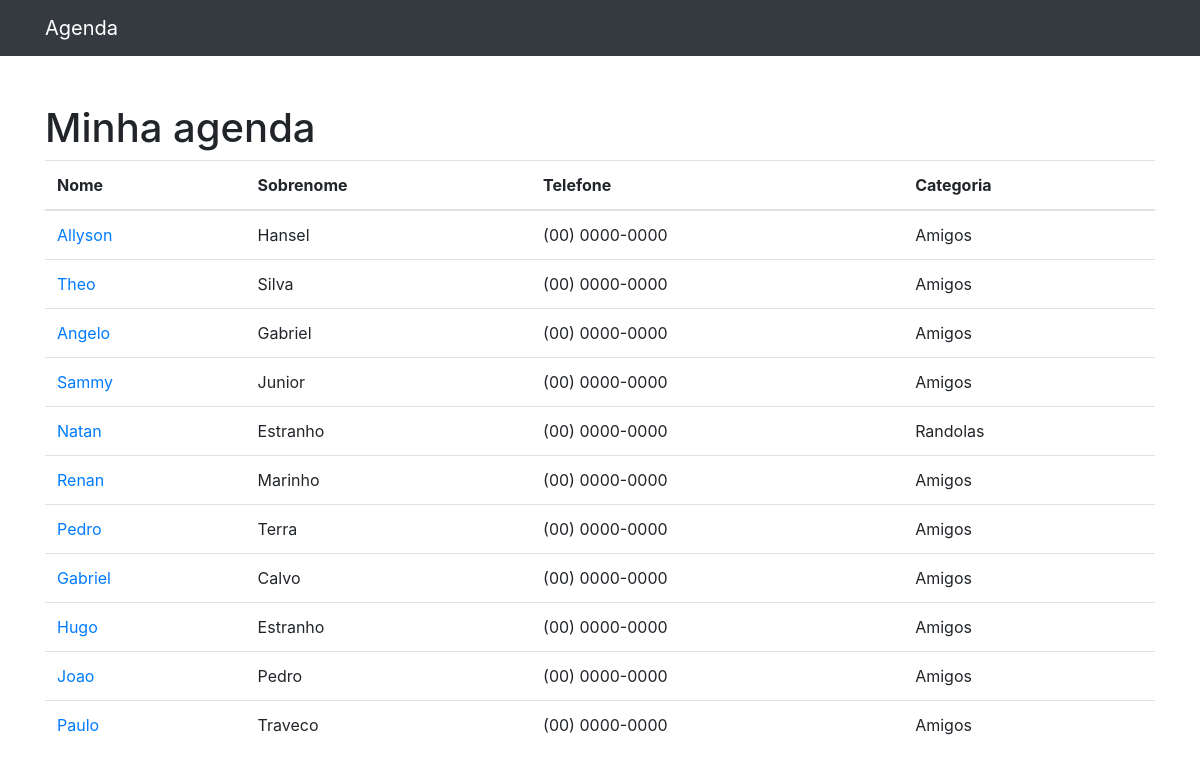
The page / on the database its author committed.
### contatos/models.py (models this page shows, shortened)
class Contato(models.Model):
    nome = models.CharField(max_length=250)
    sobrenome = models.CharField(max_length=250,blank=True)
    telefone = models.CharField(max_length=250)
    email =  models.CharField(max_length=250,blank=True)
    data_criacao = models.DateTimeField(default=timezone.now)
    descricao = models.TextField(blank=True)
    categoria = models.ForeignKey(Categoria, on_delete=models.DO_NOTHING)

class  Categoria(models.Model):
    nome = models.CharField(max_length=250)
    def __str__(self):
        return self.nome

### contatos/views.py (the view)
# urls.py: path('',views.index,name='index'),
def index(request):
    contatos = Contato.objects.all() # aqui esta selecionando todos os itens da base de dados
    return render(request,'contatos/index.html',{
        'contatos': contatos
    })

### contatos/templates/contatos/index.html (shortened to what this page needs)
{% extends 'base.html' %}
{% block conteudo %}
    <h1 class="mt-5">Minha agenda</h1>
<table class="table">
  <thead>
    <tr>
      <th>Nome</th>
      <th>Sobrenome</th>
      <th>Telefone</th>
      <th>Categoria</th>
    </tr>
  </thead>
  <tbody>
    {% for contato in contatos %}
    <tr>
      <td>
        <a href="{% url 'ver_contato' contato.id %}">{{ contato.nome }}</a>
      </td>
      <td>{{ contato.sobrenome }}</td>
      <td>{{ contato.telefone }}</td>
      <td>{{ contato.categoria }}</td>
    </tr>
    {% endfor %}
  </tbody>
</table>
{% endblock conteudo %}

### rows shown on the page
Contato: nome "Allyson", sobrenome "Hansel", telefone "(00) 0000-0000", categoria "Amigos"
Contato: nome "Theo", sobrenome "Silva", telefone "(00) 0000-0000", categoria "Amigos"
Contato: nome "Angelo", sobrenome "Gabriel", telefone "(00) 0000-0000", categoria "Amigos"
Contato: nome "Sammy", sobrenome "Junior", telefone "(00) 0000-0000", categoria "Amigos"
Contato: nome "Natan", sobrenome "Estranho", telefone "(00) 0000-0000", categoria "Randolas"
Contato: nome "Renan", sobrenome "Marinho", telefone "(00) 0000-0000", categoria "Amigos"
Contato: nome "Pedro", sobrenome "Terra", telefone "(00) 0000-0000", categoria "Amigos"
Contato: nome "Gabriel", sobrenome "Calvo", telefone "(00) 0000-0000", categoria "Amigos"
Contato: nome "Hugo", sobrenome "Estranho", telefone "(00) 0000-0000", categoria "Amigos"
Contato: nome "Joao", sobrenome "Pedro", telefone "(00) 0000-0000", categoria "Amigos"
Contato: nome "Paulo", sobrenome "Traveco", telefone "(00) 0000-0000", categoria "Amigos"
